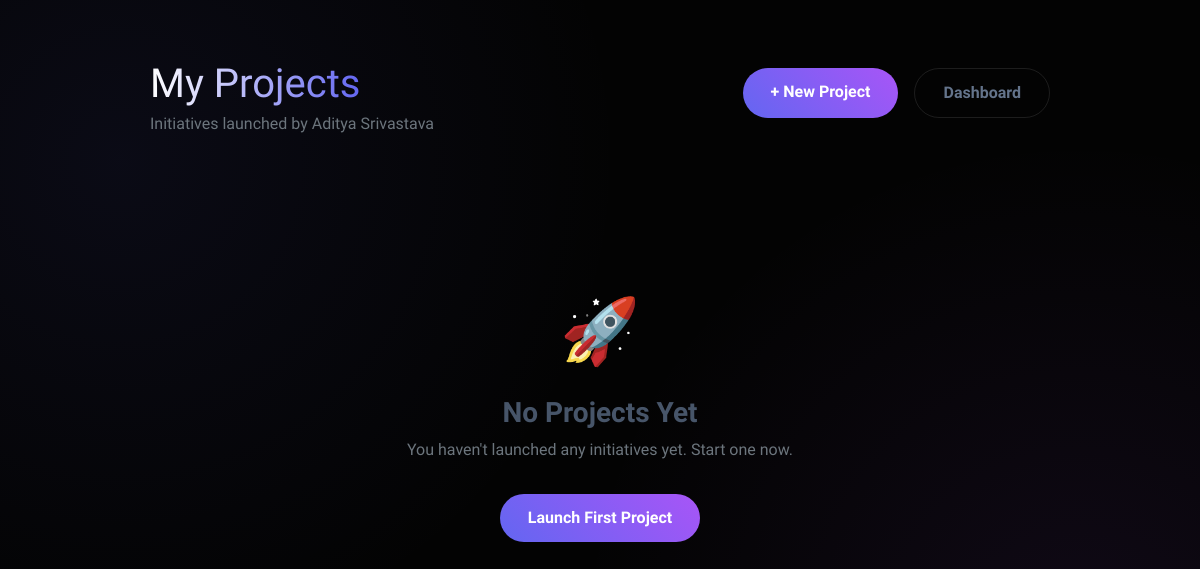
Before: /my_projects (signed in) with the older database file.
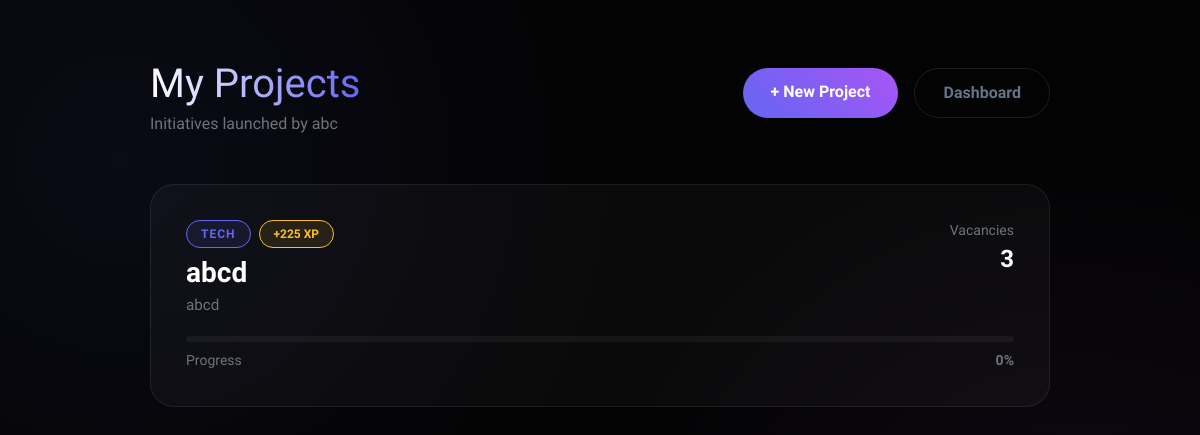
After: the same page with the newer database file.
### app.py (models this page shows)
class Project(db.Model):
    id = db.Column(db.Integer, primary_key=True)
    title = db.Column(db.String(200), nullable=False)
    desc = db.Column(db.Text)
    xp = db.Column(db.Integer, default=100)
    world = db.Column(db.String(50))
    author = db.Column(db.String(100))
    progress = db.Column(db.Integer, default=0)
    vacancies = db.Column(db.Integer, default=3)

### app.py (the view)
@app.route('/my_projects')
def my_projects():
    author       = session.get('user_name', 'Anonymous')
    project_list = Project.query.filter_by(author=author).all()
    return render_template('my_projects.html', projects=project_list, author=author)

### templates/my_projects.html (shortened to what this page needs)
<!DOCTYPE html>
<html lang="en">
<head>
    <link href="https://cdn.jsdelivr.net/npm/bootstrap@5.3.0/dist/css/bootstrap.min.css" rel="stylesheet">
</head>
<body>
    <div style="max-width: 900px; margin: 0 auto;">
        <div class="d-flex justify-content-between align-items-start mb-5">
            <div>
                <h1 class="fw-800 mb-1"><span class="gradient-text">My Projects</span></h1>
                <p class="text-secondary mb-0">Initiatives launched by {{ author }}</p>
            </div>
            <div class="d-flex gap-3 mt-2">
                <a href="/propose_project" class="btn-new">+ New Project</a>
                <a href="/dashboard" class="btn-outline">Dashboard</a>
            </div>
        </div>
        {% if projects %}
            {% for project in projects %}
            <div class="project-card">
                <div class="d-flex justify-content-between align-items-start mb-3">
                    <div>
                        <div class="d-flex gap-2 mb-2">
                            <span class="world-badge">{{ project.world }}</span>
                            <span class="xp-badge">+{{ project.xp }} XP</span>
                        </div>
                        <h3 class="fw-bold mb-1">{{ project.title }}</h3>
                        <p class="text-secondary mb-0" style="font-size: 0.95rem;">{{ project.desc }}</p>
                    </div>
                    <div class="text-end ms-3">
                        <div class="small text-secondary">Vacancies</div>
                        <div class="fw-bold" style="font-size: 1.5rem;">{{ project.vacancies }}</div>
                    </div>
                </div>
                <div class="progress-track">
                </div>
                <div class="d-flex justify-content-between mt-2">
                    <small class="text-secondary">Progress</small>
                    <small class="text-secondary fw-bold">{{ project.progress }}%</small>
                </div>
            </div>
            {% endfor %}
        {% else %}
            <div class="empty-state">
                <div style="font-size: 4rem;">🚀</div>
                <h3 class="mt-3 fw-bold">No Projects Yet</h3>
                <p class="text-secondary">You haven't launched any initiatives yet. Start one now.</p>
                <a href="/propose_project" class="btn-new mt-3 d-inline-block">Launch First Project</a>
            </div>
        {% endif %}
    </div>
</body>
</html>

### templates/my_projects.html (style rules this page uses)
:root { --bg: #030303; --glass: rgba(255, 255, 255, 0.03); --border: rgba(255, 255, 255, 0.08); --accent: #6366f1; --accent-2: #a855f7; }
body { background-color: var(--bg); background-image: radial-gradient(circle at 10% 20%, rgba(99, 102, 241, 0.08) 0%, transparent 40%), radial-gradient(circle at 90% 80%, rgba(168, 85, 247, 0.08) 0%, transparent 40%); color: #fff; font-family: 'Plus Jakarta Sans', sans-serif; min-height: 100vh; padding: 60px 5%; }
.gradient-text { background: linear-gradient(to right, #fff, var(--accent)); -webkit-background-clip: text; -webkit-text-fill-color: transparent; }
.project-card { background: var(--glass); border: 1px solid var(--border); border-radius: 24px; padding: 35px; margin-bottom: 25px; transition: 0.3s cubic-bezier(0.175, 0.885, 0.32, 1.275); }
.world-badge { background: rgba(99, 102, 241, 0.1); border: 1px solid var(--accent); color: var(--accent); padding: 4px 14px; border-radius: 20px; font-size: 0.75rem; font-weight: 700; text-transform: uppercase; letter-spacing: 1px; }
.xp-badge { background: rgba(251, 191, 36, 0.1); border: 1px solid #fbbf24; color: #fbbf24; padding: 4px 14px; border-radius: 20px; font-size: 0.75rem; font-weight: 700; }
.progress-track { height: 6px; background: rgba(255,255,255,0.05); border-radius: 10px; margin-top: 20px; overflow: hidden; }
.btn-new { background: linear-gradient(45deg, var(--accent), var(--accent-2)); color: white; border: none; padding: 12px 28px; border-radius: 50px; font-weight: 700; text-decoration: none; transition: 0.3s; }
.btn-outline { background: transparent; color: #64748b; border: 1px solid rgba(255,255,255,0.1); padding: 12px 28px; border-radius: 50px; font-weight: 600; text-decoration: none; transition: 0.3s; }

Changed rows visible on the page:
added Project: author "abc", world "TECH", xp "225", title "abcd", desc "abcd", vacancies "3", progress "0"
Other visible differences:
{{ author }}: "Aditya Srivastava" → (not shown)
text no longer shown: "🚀 No Projects Yet You haven't launched any initiatives yet. Start one now. Launch First Project"
